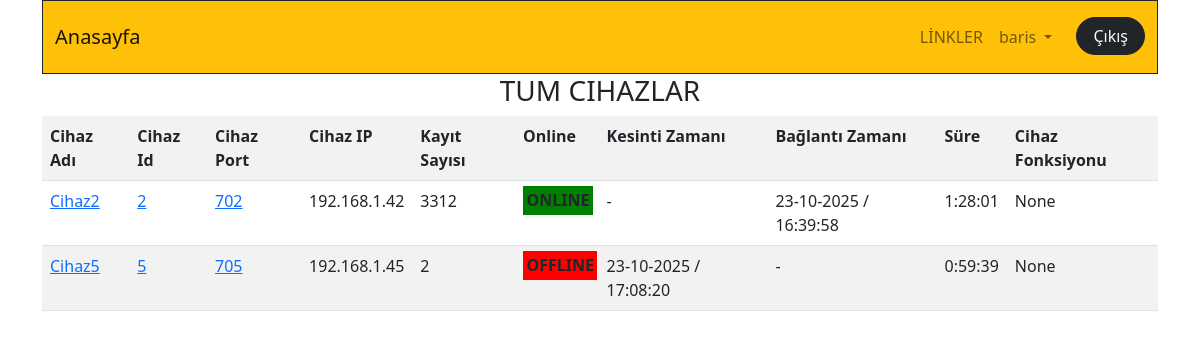
/cihazlar_tum (signed in), run on the app's committed database.
### app_monitor/models.py (models this page shows, shortened)
class Device(models.Model):
    device_id=models.IntegerField(primary_key=True,db_column='ID')
    device_name=models.CharField(blank=True,null=True, max_length=20)
    device_ip=models.CharField(blank=True,null=True, max_length=20)
    device_port=models.IntegerField(blank=True,null=True)
    device_function=models.CharField(blank=True,null=True, max_length=20)
    device_state=models.BooleanField(blank=True,null=True,default=False) #241225
    def __str__(self):
        return(f"{self.device_id}")

class Event(models.Model):
    id=models.BigAutoField(primary_key=True,db_column='ID')
    device_id=models.ForeignKey(Device,on_delete=models.CASCADE,null=True, blank=True)
    device_name=models.CharField(blank=True,null=True, max_length=50)
    alarm_id=models.ForeignKey(Alarm,on_delete=models.CASCADE,null=True, blank=True)
    alarm_name=models.CharField(blank=True,null=True, max_length=50)
    event_active=models.BooleanField(default=True) #alarm devam ediyor mu?  241225
    start_time=models.DateTimeField(blank=True,null=True)
    finish_time=models.DateTimeField(blank=True,null=True)
    info=models.CharField(blank=True,null=True, max_length=50)
    def __str__(self):
        return f"Device name:{self.device_name}--Device ID:{self.device_name}--{self.alarm_name}--{self.start_time}"

### app_monitor/views.py (the view)
# urls.py: path('cihazlar_tum',devices_all,name="devices_all"), #<str:**> parametresi çok dikkatli kullanılmalı,string oldugu için diğer url leri ezmektedir. Ayrıca cihazlar/ şeklinde bir yol da eklenmelidir.
def devices_all(request):
    devices_all=Device.objects.all()
    datetime_now=datetime.now()
    devices_online=[]
    cihaz_isimleri_query=Temperature.objects.values("device_name").distinct()
    cihaz_isimleri=[]
    for cihaz in cihaz_isimleri_query:
        cihaz_isimleri.append(list(cihaz.values())[0]) #cihaz isimlerini dizi olarak elde ettik. 250101
    print(f"devices_all:{devices_all}")
    for device in devices_all:
        try:
            if device.event_set.filter(alarm_id=1).last().event_active == False:
                devices_online.append(device.device_id)
                print(f"datetime_now- device.temperature_set.last.date() {device.temperature_set.last().device_id}: {datetime.timestamp(datetime_now) - datetime.timestamp(device.temperature_set.last().date) }")
        except Exception as e:
            print(f"device_id:{device.device_id} için henüz kesinti alarmı (Alarm ID:1) oluşmamış: {str(e)}")
    print(f"online cihazlar: {devices_online}")
    context=dict(
        devices_all=devices_all,
        devices_online=devices_online,
        cihaz_isimleri=cihaz_isimleri,
    )
    return render(request,"app_monitor/devices_all.html",context)

### app_monitor/templatetags/template_tags.py (called while the page is built)
@register.filter
def last_event_active(devices,alarm_id):
    last_event=devices.event_set.filter(alarm_id=alarm_id).last()
    last_event_status=last_event.event_active
    if last_event_status == True:
        print("last_event_active: TRUE")
        return True
    else:
        print("last_event_active: FALSE")
        return False

@register.filter
def last_event_startdate(devices,alarm_id):
    last_event=devices.event_set.filter(alarm_id=alarm_id).last()
    last_event_startdate_formatsiz=last_event.start_time
    last_event_startdate=datetime.strftime(last_event_startdate_formatsiz,'%d-%m-%Y / %H:%M:%S')
    return last_event_startdate

@register.filter
def last_event_finishdate(devices,alarm_id):
    try:
        last_event=devices.event_set.filter(alarm_id=alarm_id).last()
        print(f"devices.event_set.filter(alarm_id=alarm_id).last(): {devices.event_set.filter(alarm_id=alarm_id).last()}")
        last_event_finishtdate_formatsiz=last_event.finish_time
        print(f"last_event.finish_time: {last_event.finish_time}")
        last_event_finishdate=datetime.strftime(last_event_finishtdate_formatsiz,'%d-%m-%Y / %H:%M:%S')
        print("datetime.strftime(last_event_finishtdate_formatsiz,'%d-%m-%Y %H:%M:%S'): {last_event_finishdate}")
        return last_event_finishdate
    except Exception as e:
        print(f"Exception var,finishdate yok,cihaz çalışıyor: {str(e)}")
        return "-"

@register.filter
def active_device_duration(devices,alarm_id):
    last_event=devices.event_set.filter(alarm_id=alarm_id).last()
    print(f"devices.event_set.filter(alarm_id=alarm_id).last(): {devices.event_set.filter(alarm_id=alarm_id).last()}")
    active_device_duration_formatsiz=datetime.now() - last_event.finish_time
    print(f"datetime.now() - last_event.finish_time: {datetime.now() - last_event.finish_time}")
    last_event_startdate_formatsiz=last_event.start_time
    return str(active_device_duration_formatsiz).split(".")[0]

@register.filter
def outage_device_duration(devices,alarm_id):
    last_event=devices.event_set.filter(alarm_id=alarm_id).last()
    print(f"devices.event_set.filter(alarm_id=alarm_id).last(): {devices.event_set.filter(alarm_id=alarm_id).last()}")
    outage_device_duration_formatsiz=datetime.now() - last_event.start_time
    print(f"datetime.now() - last_event.finish_time: {datetime.now() - last_event.start_time}")
    last_event_startdate_formatsiz=last_event.start_time
    return str(outage_device_duration_formatsiz).split(".")[0]

### app_monitor/templates/app_monitor/devices_all.html (shortened to what this page needs)
{% extends "core/base_without_navbar.html" %}
{% load static %}
{% load template_tags %}
{% block content %}
<div class="container">
        <nav
        class="container-fluid navbar navbar-expand-lg bg-warning border border-bottom border-dark  opacity-99 ">
        <div class="container-fluid py-2 ">
            <a class="navbar-brand" href="/app_monitor">Anasayfa</a>
        <div class="collapse navbar-collapse" id="navbarNavAltMarkup">
            <ul class="navbar-nav ms-auto">
                <li class="nav-item dropdown_hover">
                    <a class="nav-link" href="#" role="button" data-bs-toggle="dropdown" aria-expanded="false">
                        LİNKLER
                    </a>
                </li>
                {% if request.user.is_authenticated %}
                <li class="nav-item dropdown">
                    <a class="nav-link dropdown-toggle" href="#" role="button" data-bs-toggle="dropdown" aria-expanded="false">
                        {{ request.user.username }}
                    </a>
                </li>
                <li class="nav-item">
                    <a class=" btn btn-dark text-light px-3 rounded-pill ms-3" href="{% url 'app_user_profile:logout_view' %} ">Çıkış</a>
                </li>
                {% endif %}
            </ul>
        </div>
    </div>
</nav>
<h3 class="text-center">TUM CIHAZLAR</h3>
<table class="table table-striped tablo-online">
    <th>Cihaz Adı</th>
    <th>Cihaz Id</th>
    <th>Cihaz Port</th>
    <th>Cihaz IP</th>
    <th>Kayıt Sayısı</th>
    <th>Online</th>
    <th>Kesinti Zamanı</th>
    <th>Bağlantı Zamanı</th>
    <th>Süre</th>
    <th>Cihaz Fonksiyonu</th>
    {% for devices in devices_all %}
    <tr class="device-row">
        <td><a href="/app_monitor/cihazlar/cihaz_adi={{devices.device_name}}" target="_blank">{{devices.device_name}}</a></td>
        <td> <a href="/app_monitor/cihazlar/cihaz_id={{devices.device_id}}" target="_blank">{{devices.device_id}}</a></td>
        <td> <a href="/app_monitor/cihazlar/cihaz_port={{devices.device_port}}" target="_blank">{{devices.device_port}}</a></td>
        <td>{{devices.device_ip}} </td>
        <td>{{devices.temperature_set.all.count}} </td>
        <td>
            {% if  devices.device_id in devices_online %}
            <b class="b-online-check" style="background-color: green;padding: 5%;">ONLINE</b>
            {% else %}
            <b class="b-online-check" style="background-color: red;padding: 5%;">OFFLINE</b>
            {% endif %}
        </td>
        {% if devices|last_event_active:1  %} {% comment "KESINTI ZAMANI" %}{% endcomment %}
        <td> {{devices|last_event_startdate:1}} </td>
        {% else %}
        <td> - </td>
        {% endif %}
        {% if devices|last_event_active:1  %} {% comment "BAĞLANTI ZAMANI" %}{% endcomment %}
        <td> - </td>
        {% else %}
        <td> {{devices|last_event_finishdate:1}} </td>
        {% endif %}
        {% if devices|last_event_active:1  %} {% comment "SURE" %}{% endcomment %}
        <td> {{ devices|outage_device_duration:1 }} </td>
        {% else %}
        <td> {{ devices|active_device_duration:1 }} </td>
        {% endif %}
        <td>{{devices.device_function}} </td>
    </tr>
    {% endfor %}
</table>
</div>
{% endblock content %}

### data on the page
Device: device_name "Cihaz2", device_id "2", device_port "702", device_ip "192.168.1.42", temperature_set.all.count "3312", shows "ONLINE", ID.finish_time "23-10-2025 / 16:39:58", ID.finish_time "1:28:01", device_function "None"
Device: device_name "Cihaz5", device_id "5", device_port "705", device_ip "192.168.1.45", temperature_set.all.count "2", shows "OFFLINE", ID.start_time "23-10-2025 / 17:08:20", ID.start_time "0:59:39", device_function "None"

### other printed values
{{ request.user.username }} "baris"
